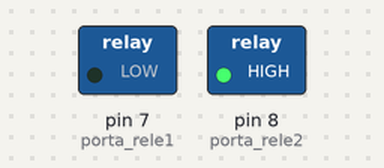
Simulated run of this sketch. Board: Arduino Uno, built with avr-gcc and run on an emulated ATmega328P. On the bench: switched loads named in the sketch (green lamp = pin HIGH).

Above: at 1.0 s.
At 3.0 s:
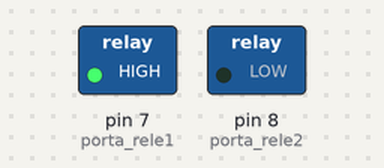
Timing chart, 0 to 5.2 s (numbered marks = the images above):
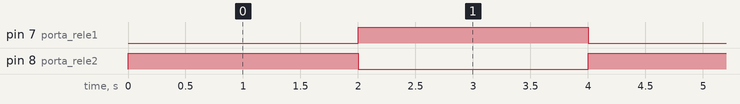

The sketch:

AULA11_PBL_01.ino
```cpp
int porta_rele1 = 7;
int porta_rele2 = 8;


void setup() {
  pinMode(porta_rele1, OUTPUT);
  pinMode(porta_rele2, OUTPUT);

}

void loop() {
  digitalWrite(porta_rele1, LOW);
  digitalWrite(porta_rele2, HIGH);
  delay(2000);


 digitalWrite(porta_rele2, LOW);
  digitalWrite(porta_rele1, HIGH);
  delay(2000);


}
```

Measured:
- by itself, pin 7 (porta_rele1), pin 8 (porta_rele2): alternates HIGH for 2.0 s and LOW for 2.0 s
